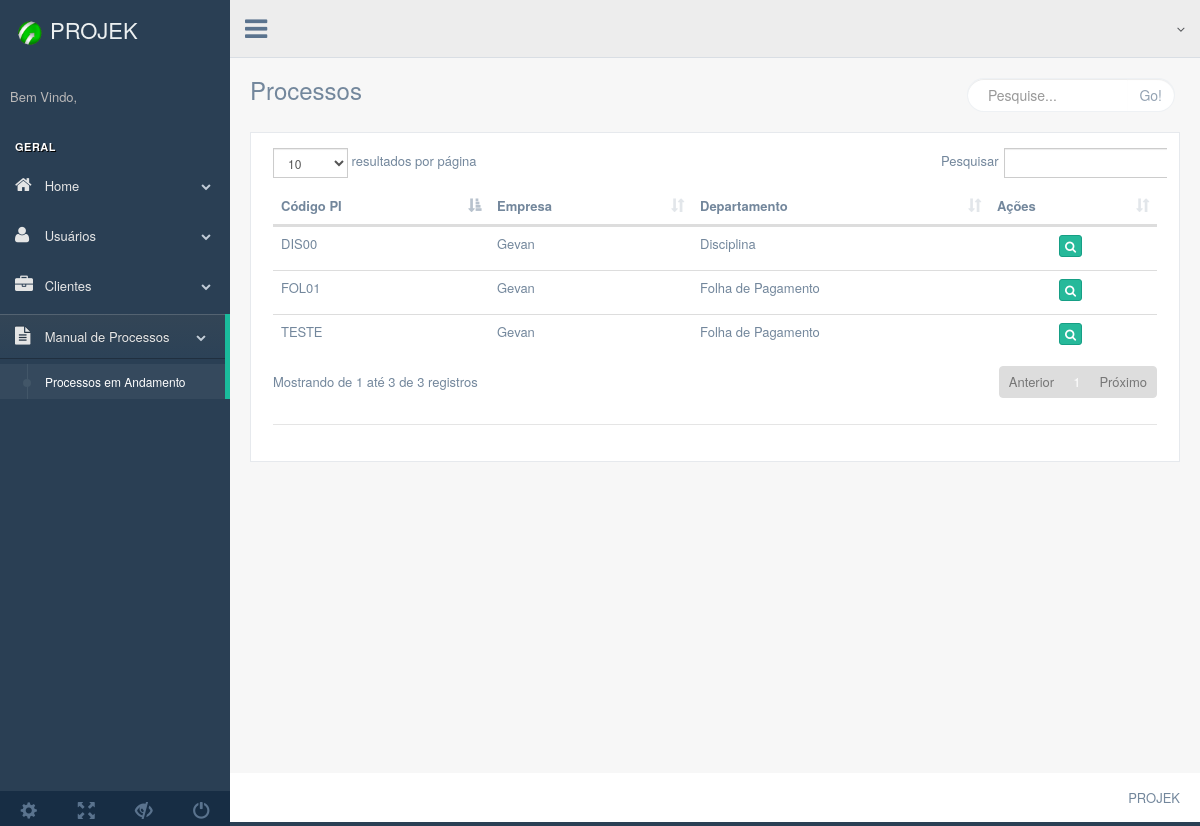
The app's page /production/php/processos/processos.php with its own data.
### tables this page shows
CREATE TABLE `pis` (
  `id_departamento` int(11) DEFAULT NULL,
  `cod_pi` varchar(20) NOT NULL,
  `data_revisado` varchar(255) DEFAULT NULL,
  `id_consultor` int(11) DEFAULT NULL,
  `id_gestor_pi` int(11) DEFAULT NULL
);

CREATE TABLE `clientes` (
  `id_cliente` int(11) NOT NULL,
  `nome` varchar(255) DEFAULT NULL
);

CREATE TABLE `departamentos` (
  `id_departamento` int(11) NOT NULL,
  `id_cliente` int(11) DEFAULT NULL,
  `nome` varchar(255) DEFAULT NULL
);

### production/php/bancos/banco-pis.php (called while the page is built, shortened)
<?php
function listaPis($conexao){
  $clientes = array();
    $query = "select  * from pis";
    $resultado = mysqli_query($conexao, $query);
    while ($cliente = mysqli_fetch_assoc($resultado)) {
      array_push($clientes, $cliente);
    }
    return $clientes;
}

### production/php/bancos/banco-departamento.php (called while the page is built, shortened)
<?php
function  buscaDepartamento($conexao , $id_departamento){
    $query = "select  * from departamentos where id_departamento = $id_departamento";
    $resultado = mysqli_query($conexao, $query);
    $departamento = mysqli_fetch_assoc($resultado);
    return $departamento;
}
?>

### production/php/bancos/banco-cliente.php (called while the page is built, shortened)
<?php
function  buscaCliente($conexao , $id_cliente){
    $query = "select  * from clientes where id_cliente = $id_cliente";
    $resultado = mysqli_query($conexao, $query);
    $cliente = mysqli_fetch_assoc($resultado);
    return $cliente;
}

### production/php/processos/processos.php (the view, shortened to what this page needs)
<?php include "../bancos/conecta.php";?>
<?php include "../bancos/banco-cliente.php";?>
<?php include "../bancos/banco-departamento.php";?>
<?php include "../bancos/banco-pis.php";?>
<?php
  $pis = listaPis($conexao);
?>
<!DOCTYPE html>
<html lang="en">
  <head>
    <link href="../../../vendors/bootstrap/dist/css/bootstrap.min.css" rel="stylesheet">
    <link href="../../../vendors/font-awesome/css/font-awesome.min.css" rel="stylesheet">
    <link href="../../../vendors/nprogress/nprogress.css" rel="stylesheet">
    <link href="../../../vendors/iCheck/skins/flat/green.css" rel="stylesheet">
    <link href="../../../vendors/datatables.net-bs/css/dataTables.bootstrap.min.css" rel="stylesheet">
    <link href="../../../vendors/datatables.net-buttons-bs/css/buttons.bootstrap.min.css" rel="stylesheet">
    <link href="../../../vendors/datatables.net-fixedheader-bs/css/fixedHeader.bootstrap.min.css" rel="stylesheet">
    <link href="../../../vendors/datatables.net-responsive-bs/css/responsive.bootstrap.min.css" rel="stylesheet">
    <link href="../../../vendors/datatables.net-scroller-bs/css/scroller.bootstrap.min.css" rel="stylesheet">
    <link rel="stylesheet" type="text/css" href="../../../vendors/bootstrap-notify-3.1.3/dist/bootstrap-notify.js">
    <link href="../../../build/css/custom.min.css" rel="stylesheet">
  </head>
  <body class="nav-md">
    <div class="container body">
      <div class="main_container">
        <div class="col-md-3 left_col">
          <div class="left_col scroll-view">
            <div class="navbar nav_title" style="border: 0;">
              <a href="../index/index2.php" class="site_title"><img src="../../images/botao.png" width="40" right="40" ><span>PROJEK</span></a>
            </div>
            <div class="profile clearfix">
              <div class="profile_info">
                <span>Bem Vindo,</span>
              </div>
            </div>
            <br />
            <div id="sidebar-menu" class="main_menu_side hidden-print main_menu">
              <div class="menu_section">
                <h3>Geral</h3>
                <ul class="nav side-menu">
                  <li><a><i class="fa fa-home"></i> Home<span class="fa fa-chevron-down"></span></a>
                  </li>
                  <li><a><i class="fa fa-user"></i> Usuários<span class="fa fa-chevron-down"></span></a>
                  </li>
                  <li><a><i class="fa fa-briefcase"></i> Clientes<span class="fa fa-chevron-down"></span></a>
                  </li>
                  <li><a><i class="fa fa-file-text"></i> Manual de Processos<span class="fa fa-chevron-down"></span></a>
                    <ul class="nav child_menu">
                       <li><a href="../processos/processos.php">Processos em Andamento</a></li>
                    </ul>
                  </li>
                </ul>
              </div>
            </div>
            <div class="sidebar-footer hidden-small">
              <a data-toggle="tooltip" data-placement="top" title="Settings">
                <span class="glyphicon glyphicon-cog" aria-hidden="true"></span>
              </a>
              <a data-toggle="tooltip" data-placement="top" title="FullScreen">
                <span class="glyphicon glyphicon-fullscreen" aria-hidden="true"></span>
              </a>
              <a data-toggle="tooltip" data-placement="top" title="Lock">
                <span class="glyphicon glyphicon-eye-close" aria-hidden="true"></span>
              </a>
              <a data-toggle="tooltip" data-placement="top" title="Logout" href="login.html">
                <span class="glyphicon glyphicon-off" aria-hidden="true"></span>
              </a>
            </div>
          </div>
        </div>
        <div class="top_nav">
          <div class="nav_menu">
            <nav>
              <div class="nav toggle">
                <a id="menu_toggle"><i class="fa fa-bars"></i></a>
              </div>
              <ul class="nav navbar-nav navbar-right">
                <li class="">
                  <a href="javascript:;" class="user-profile dropdown-toggle" data-toggle="dropdown" aria-expanded="false">
                    <span class=" fa fa-angle-down"></span>
                  </a>
                </li>
                <li role="presentation" class="dropdown">
                  <a href="javascript:;" class="dropdown-toggle info-number" data-toggle="dropdown" aria-expanded="false"></a>
                </li>
              </ul>
            </nav>
          </div>
        </div>
        <div class="right_col" role="main">
          <div class="">
            <div class="page-title">
              <div class="title_left"><h3>Processos</h3></div>
              <div class="title_right">
                <div class="col-md-5 col-sm-5 col-xs-12 form-group pull-right top_search">
                  <div class="input-group">
                    <input type="text" class="form-control" placeholder="Pesquise...">
                      <span class="input-group-btn">
                        <button class="btn btn-default" type="button">Go!</button>
                      </span>
                  </div>
                </div>
              </div>
            </div>
            <div class="clearfix"></div>
            <div class="row">
              <div class="col-md-12 col-sm-12 col-xs-12">
                <div class="x_panel">
                  <div class="x_content">
                    <div class="row">
                      <div class="col-md-12 col-sm-12 col-xs-12">
                        <table id="tabela" class="table table-hover">
                          <thead>
                            <tr>
                              <th>Código PI</th>
                              <th>Empresa</th>
                              <th>Departamento</th>
                              <th>Ações</th>
                            </tr>
                          </thead>
                          <tbody>
                            <?php
                              foreach ($pis as  $pi) {
                                $departamento = buscaDepartamento($conexao, $pi['id_departamento']);
                                $cliente = buscaCliente($conexao, $departamento['id_cliente']);
                            ?>
                            <tr>
                              <td><?=$pi['cod_pi']?></td>
                              <td><?=$cliente['nome']?></td>
                              <td><?=$departamento['nome']?></td>
                              <td align="center">
                                <a data-toggle="tooltip" data-placement="top" title="Ver" href="../profiles/pi-profile.php?cod_pi=<?=$pi['cod_pi']?>"><button class="btn btn-success btn-xs"><i class="fa fa-search"></i></button></a>
                              </td>
                            </tr>
                            <?php
                              }
                            ?>
                          </tbody>
                        </table>
                        <div class="ln_solid"></div>
                        </div>
                      </div>
                    </div>
                  </div>
                </div>
              </div>
            </div>
          </div>
        </div>
        <footer>
          <div class="pull-right">
            PROJEK
          </div>
          <div class="clearfix"></div>
        </footer>
      </div>
  </body>
</html>

### records on screen
pis: cod_pi "DIS00", clientes.nome "Gevan", id_departamento.nome "Disciplina"
pis: cod_pi "FOL01", clientes.nome "Gevan", id_departamento.nome "Folha de Pagamento"
pis: cod_pi "TESTE", clientes.nome "Gevan", id_departamento.nome "Folha de Pagamento"
